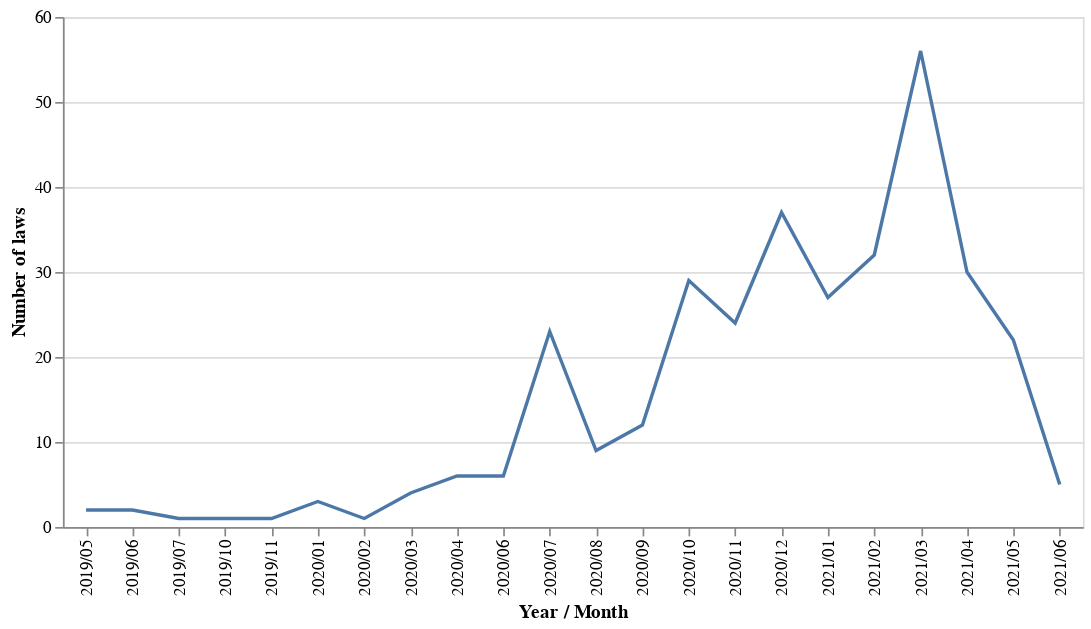

Notebook source saved alongside this figure:
### Code cell
import altair as alt
import numpy as np
import pandas as pd

source=data_eurlex_df
alt.Chart(source).mark_line().encode(
    alt.X('year/month',title='Year / Month'),
    alt.Y('count(year/month)',title='Number of laws')
).properties(width=600)

### Figure 1 — Vega-Lite specification as saved in the notebook (floating-point values rounded to 4 significant figures; data arrays with more than 128 entries replaced by an {"elided": "..."} marker saying what was removed)
{"config": {"view": {"continuousWidth": 400, "continuousHeight": 300}}, "data": {"name": "data-1bec61249f9e292c9a30e93bd053b121"}, "mark": "line", "encoding": {"x": {"type": "nominal", "field": "year/month", "title": "Year / Month"}, "y": {"type": "nominal", "aggregate": "count", "field": "year/month", "title": "Number of laws"}}, "width": 600, "$schema": "https://vega.github.io/schema/vega-lite/v4.8.1.json", "datasets": {"data-1bec61249f9e292c9a30e93bd053b121": {"elided": "333 records"}}}
